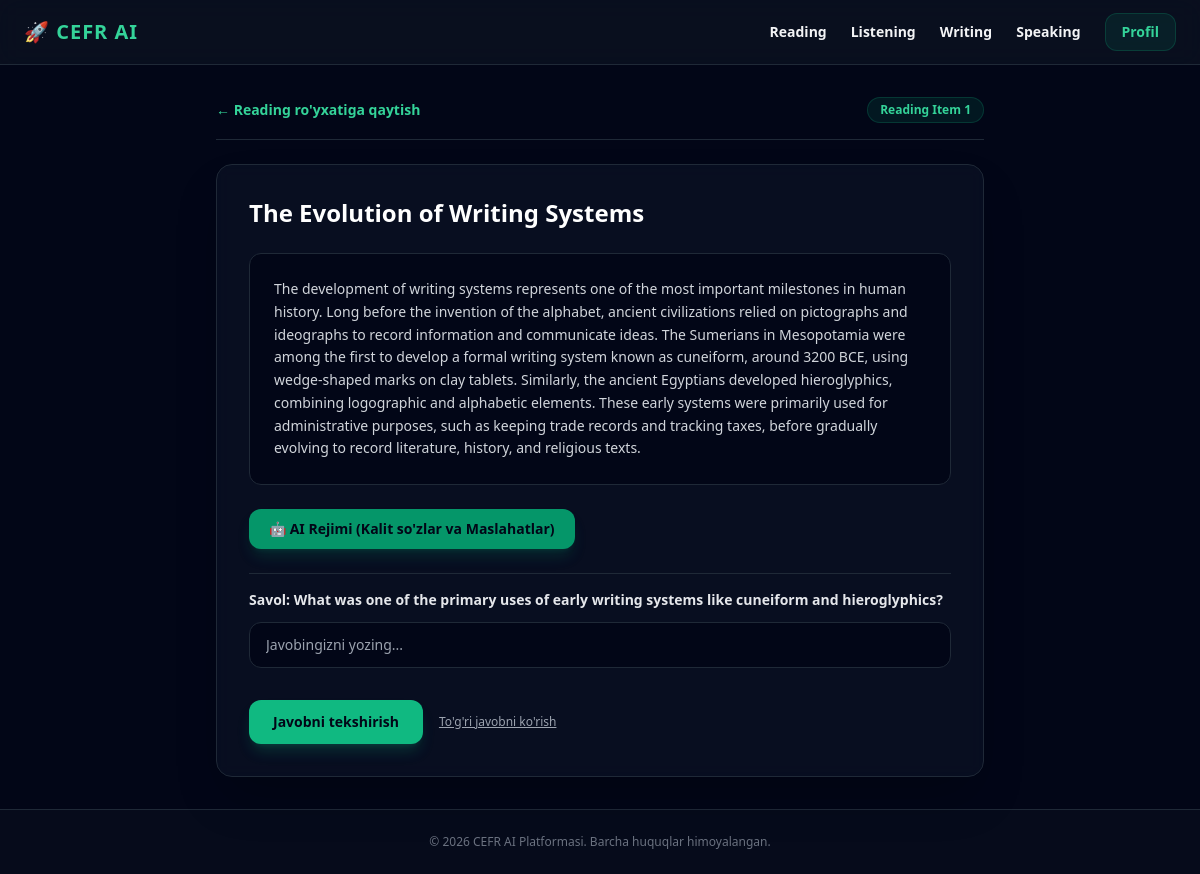
The page /reading/1 (signed in) on the database its author committed.
### tables this page shows
CREATE TABLE reading (
            id INTEGER PRIMARY KEY AUTOINCREMENT,
            title TEXT,
            passage_text TEXT,
            question TEXT,
            correct_answer TEXT
        , level TEXT DEFAULT 'B2');

### main.py (the view)
@app.get("/reading/{item_id}", response_class=HTMLResponse)
async def reading_detail(request: Request, item_id: int, username: str = Depends(get_current_user_cookie)):
    conn = sqlite3.connect("cefr_database.db")
    conn.row_factory = sqlite3.Row
    cursor = conn.cursor()
    cursor.execute("SELECT * FROM reading WHERE id = ?", (item_id,))
    item = cursor.fetchone()
    conn.close()
    if not item:
        raise HTTPException(status_code=404, detail="Matn topilmadi")
    return templates.TemplateResponse(request, "reading_detail.html", {"item": item})

### templates/reading_detail.html (shortened to what this page needs)
{% extends "base.html" %}
{% block content %}
<div class="max-w-3xl mx-auto space-y-6">
    <div class="flex justify-between items-center border-b border-gray-800 pb-4">
        <a href="/reading" class="text-emerald-400 hover:text-emerald-300 text-sm font-semibold transition">&larr; Reading ro'yxatiga qaytish</a>
        <span class="text-xs font-bold px-3 py-1 rounded-full bg-emerald-500/10 text-emerald-400 border border-emerald-500/20">Reading Item {{ item.id }}</span>
    </div>
    <div class="bg-slate-900/50 backdrop-blur border border-gray-800 p-8 rounded-2xl shadow-2xl space-y-6">
        <h1 class="text-2xl font-black text-white">{{ item.title }}</h1>
        <div id="passage-content" class="bg-slate-950 p-6 rounded-xl border border-gray-800 leading-relaxed text-gray-300 text-sm">
            {{ item.passage_text }}
        </div>
        <div>
            <button onclick="loadAIHelper('reading')" class="bg-emerald-600 hover:bg-emerald-500 text-slate-950 font-bold px-5 py-2.5 rounded-xl transition flex items-center gap-2 text-sm shadow-lg shadow-emerald-600/20">
                🤖 AI Rejimi (Kalit so'zlar va Maslahatlar)
            </button>
        </div>
        <div class="space-y-3 pt-4 border-t border-gray-800">
            <label class="block font-bold text-gray-200 text-sm">Savol: {{ item.question }}</label>
            <input type="text" id="user-answer" placeholder="Javobingizni yozing..." class="w-full bg-slate-950 border border-gray-800 rounded-xl px-4 py-3 text-white text-sm focus:outline-none focus:border-emerald-500 transition">
        </div>
        <div class="flex flex-wrap gap-4 items-center pt-2">
            <button onclick="checkUserAnswer()" id="check-btn" class="bg-emerald-500 hover:bg-emerald-400 text-slate-950 px-6 py-3 rounded-xl font-bold text-sm transition shadow-lg shadow-emerald-500/20">
                Javobni tekshirish
            </button>
            <button onclick="toggleCorrectAnswer()" class="text-gray-400 hover:text-white text-xs underline transition">
                To'g'ri javobni ko'rish
            </button>
        </div>
    </div>
</div>
{% endblock %}

### rows shown on the page
reading: id "1", title "The Evolution of Writing Systems", passage_text "The development of writing systems represents one of the most important milestones in human history. Long before the invention of the alphabet, ancient civilizations relied on pictographs and ideographs to record information and communicate ideas. The Sumerians in Mesopotamia were among the first to develop a formal writing system known as cuneiform, around 3200 BCE, using wedge-shaped marks on clay tablets. Similarly, the ancient Egyptians developed hieroglyphics, combining logographic and alphabetic elements. These early systems were primarily used for administrative purposes, such as keeping trade records and tracking taxes, before gradually evolving to record literature, history, and…", question "What was one of the primary uses of early writing systems like cuneiform and hieroglyphics?"
